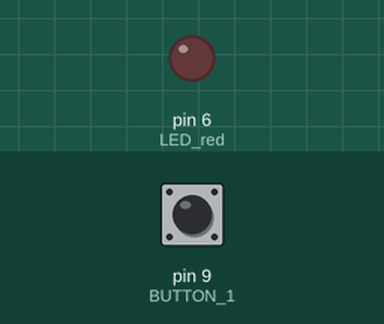
Simulated run of this sketch. Board: Arduino Uno, built with avr-gcc and run on an emulated ATmega328P. On the bench: output pins drawn as LEDs (lit = HIGH). The test bench sets the inputs (shaded band); at power-on: pin 9 (BUTTON_1) LOW.

Above: at 1.2 s.
1.3 s: pin 9 (BUTTON_1) pulled HIGH for 0.15 s
At 1.37 s:
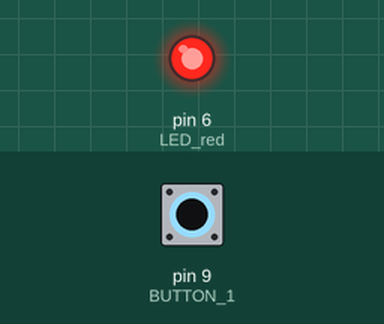
2.9 s: pin 9 (BUTTON_1) pulled HIGH for 3.2 s
At 7.0 s:
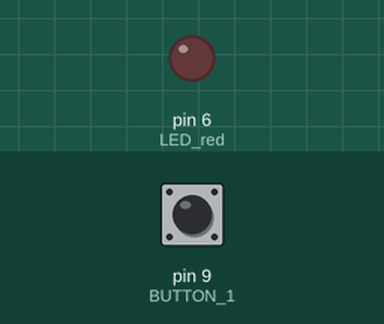
Timing chart, 0 to 8.5 s (numbered marks = the images above; inputs shaded):
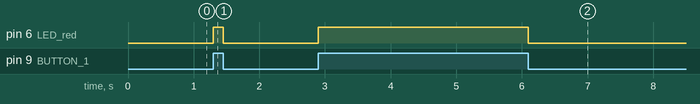

The sketch:

2_1_button.ino
```cpp
const int BUTTON_1 = 9;  // the number of the pushbutton pin
const int LED_red = 6;    // the number of the LED pin

int buttonState = 0;  // variable for reading the pushbutton status

void setup() {
  // initialize the LED pin as an output:
  pinMode(LED_red, OUTPUT);
  pinMode(BUTTON_1, INPUT);
}

void loop() {
  buttonState = digitalRead(BUTTON_1);
  if (buttonState == HIGH) {
    digitalWrite(LED_red, HIGH);
  } else {
    digitalWrite(LED_red, LOW);
  }
}
```

Measured:
- after the input at 1.3 s, pin 6 (LED_red): LOW → HIGH at once, → LOW 0.15 s later
- after the input at 2.9 s, pin 6 (LED_red): LOW → HIGH at once, → LOW 3.2 s later
